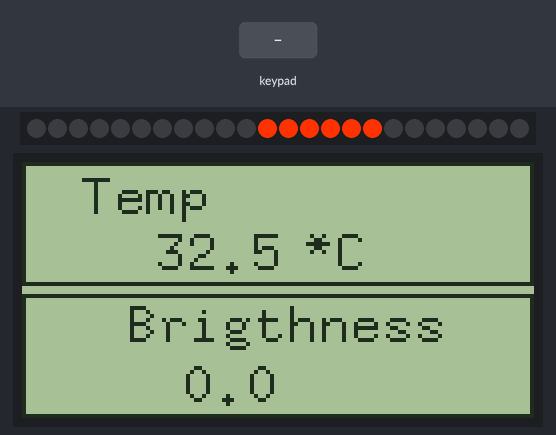
Simulated run of this sketch. Board: Arduino Uno, built with avr-gcc and run on an emulated ATmega328P. Shown: 24 RGB LEDs in strip order, left to right, 128×64 one-colour display. The test bench sets the inputs (shaded band). What the sketch prints to the serial monitor is not drawn.

Above: at 1.2 s.
1.3 s: key '1' pressed
2.8 s: keypad keys 1 2 3 4 # pressed 0.4 s apart
At 4.8 s:
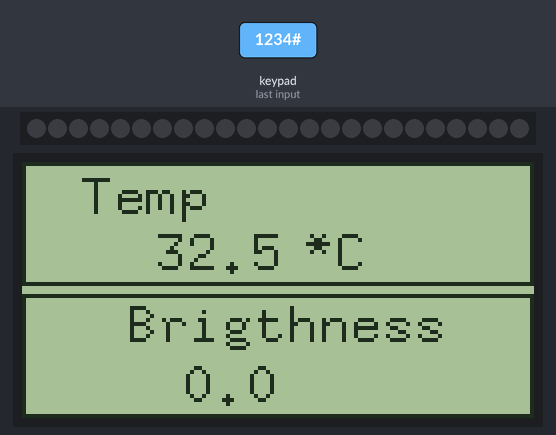
7.3 s: key 'A' pressed
10.3 s: key 'C' pressed
At 10.81 s:
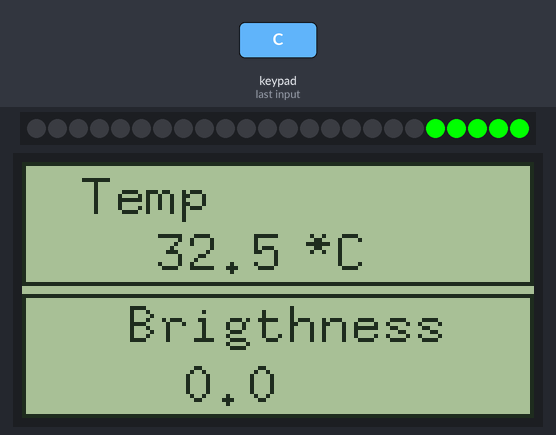
Timing chart, 0 to 13.3 s (numbered marks = the images above; inputs shaded):
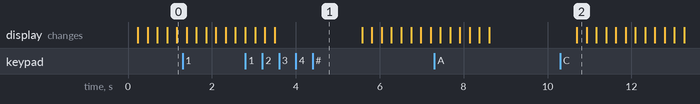

The sketch:

Lcd_Back_Neo_Key.ino.ino
```cpp
// (licence header left out)
#include "U8glib.h"
#include "Beacon.h"
#include "Keypad.h"

char temp_string[5]; //empty char array to hold the converted temp float
char hum_string[5];  //empty char array to hold the converted humidity float
float hum_float;

const byte PIN_PWM_LCD_CONTRAST = 3;
const byte PIN_PWM_LCD_BRIGHTNESS = 5;

const byte PIN_KEY_COL_0 = 4;
const byte PIN_KEY_COL_1 = 6;
const byte PIN_KEY_COL_2 = 7;
const byte PIN_KEY_COL_3 = 8;
const byte PIN_KEY_ROW_0 = 9;
const byte PIN_KEY_ROW_1 = 10;
const byte PIN_KEY_ROW_2 = 11;
const byte PIN_KEY_ROW_3 = 12;

const byte PIN_PWM_LCD_E = 13;
const byte PIN_PWM_LCD_DI = 14; // (A0)
const byte PIN_PWM_LCD_RW = 15; // (A1)

const byte PIN_NEOPIXEL = 16; // (A2)

int contrastValue = 0;
int brightnessValue = 0;

// display constructor for u8g library - this one depends on your type of display
U8GLIB_ST7920_128X64 u8g(PIN_PWM_LCD_E, PIN_PWM_LCD_RW, PIN_PWM_LCD_DI, U8G_PIN_NONE);

//                     -  number of LED's
//                     |         -  conected pin (19 == A5)
//                     |         |             -  NeoPixel Type
//                     |         |             |               -  LED width for rotating
//                     |         |             |               |
Beacon beacon = Beacon(24, PIN_NEOPIXEL, NEO_GRB + NEO_KHZ800, 6);


const byte numRows = 4;
const byte numCols = 4;

char keymap[numRows][numCols] =
{
  {'1', '2', '3', 'A'},
  {'4', '5', '6', 'B'},
  {'7', '8', '9', 'C'},
  {'*', '0', '#', 'D'}
};

byte rowPins[numRows] = {PIN_KEY_ROW_3, PIN_KEY_ROW_2, PIN_KEY_ROW_1, PIN_KEY_ROW_0}; //Rows 0 to 3
byte colPins[numCols] = {PIN_KEY_COL_3, PIN_KEY_COL_2, PIN_KEY_COL_1, PIN_KEY_COL_0}; //Columns 0 to 3

//initializes an instance of the Keypad class
Keypad myKeypad = Keypad(makeKeymap(keymap), rowPins, colPins, numRows, numCols);


Timer t1;
int arrLength;
int step = 0;
double second = 3;
BeaconState states[] { BeaconState::ROTATING_ORANGE, BeaconState::BEACON_OFF, BeaconState::ROTATING_RED, BeaconState::BEACON_OFF,
              BeaconState::ROTATING_GREEN, BeaconState::BEACON_OFF, BeaconState::ROTATING_BLUE, BeaconState::BEACON_OFF,
              BeaconState::ON_ORANGE, BeaconState::BEACON_OFF, BeaconState::ON_RED, BeaconState::BEACON_OFF,
              BeaconState::ON_GREEN, BeaconState::BEACON_OFF, BeaconState::ON_BLUE, BeaconState::BEACON_OFF,
              BeaconState::SIGNAL_ORANGE, BeaconState::BEACON_OFF, BeaconState::SIGNAL_RED, BeaconState::BEACON_OFF,
              BeaconState::SIGNAL_GREEN, BeaconState::BEACON_OFF, BeaconState::SIGNAL_BLUE, BeaconState::BEACON_OFF,
              BeaconState::FLASH_ORANGE, BeaconState::BEACON_OFF, BeaconState::FLASH_RED, BeaconState::BEACON_OFF,
              BeaconState::FLASH_GREEN, BeaconState::BEACON_OFF, BeaconState::FLASH_BLUE, BeaconState::BEACON_OFF
};
BeaconState actState;


void setup() {

  Serial.begin(9600);                     // start serial port

  while (!Serial) {
    ; // wait for serial port to connect. Needed for native USB
  }
  //  beacon.setBrightnessInput(A5, 450, 20);
  arrLength = sizeof(states) / sizeof(states[0]);

  Serial.println ();
  Serial.println ("============================================");


  // Select font =================================================================

  // u8g.setFont(u8g_font_unifont);
  // u8g.setFont(u8g_font_courB10);
  // u8g.setFont(u8g_font_7x14B);
  u8g.setFont(u8g_font_8x13);

  u8g.setColorIndex(1);                   // Instructs the display to draw with a pixel on.

  //Declaring backlight pwm pin as output
  pinMode(PIN_PWM_LCD_BRIGHTNESS, OUTPUT);
  pinMode(PIN_PWM_LCD_CONTRAST, OUTPUT);
}

void loop() {
//  Serial.println("LOOP IN");
  render();
  // testFeading();
  loopForBeacon();
  loopKey();
//  Serial.println("LOOP OUT");
}

void loopKey() {
  char keypressed = myKeypad.getKey();
  if (keypressed != NO_KEY)
  {
    Serial.print("Key pressed: ");
    Serial.println(keypressed);
  }
}


void loopForBeacon() {
  beacon.loop();

  if (step >= arrLength)return;
  if (!t1 ) {
    actState = states[step];
    t1.start(SECOND, (actState == BeaconState::BEACON_OFF) ? second / 2 : second);
    beacon.setState(actState);
  }

  if (t1.elapsed()  ) {
    t1.reset();
    step++;
  }

}


void render() {
  u8g.firstPage();
  do {
    draw();
  } while ( u8g.nextPage() );

}

void testFeading() {
  //Fading the LED
  for (int i = 0; i < 255; i++) {
    changeContrast( i);
    delay(1);
  }
  for (int i = 255; i > 0; i--) {
    changeContrast( i);
    delay(1);
  }
}

void changeContrast(int value) {
  contrastValue = value;
  render();
  analogWrite(PIN_PWM_LCD_CONTRAST, 250);
  analogWrite(PIN_PWM_LCD_BRIGHTNESS, value);
}


void draw() {

  analogWrite(PIN_PWM_LCD_CONTRAST, 250);
  analogWrite(PIN_PWM_LCD_BRIGHTNESS, 125);


  u8g.drawFrame(0, 0, 128, 31);         // upper frame
  u8g.drawFrame(0, 33, 128, 31);        // lower frame


  float tempC = 32.5;
  float hum_float = 98;

  // convert floats into char u8g strings
  u8g.drawStr( 15, 13, "Temp");       // do this for temperature
  dtostrf(tempC, 3, 1, temp_string);
  u8g.drawStr(33, 27, temp_string);
  u8g.drawStr(70, 27, "*C");

  u8g.drawStr(26, 45, "Brigthness");            // do this for humidity
  dtostrf(contrastValue, 3, 1, hum_string);
  u8g.drawStr(40, 60, hum_string);


}
```

Source omitted: Beacon.h (15115 bytes)
